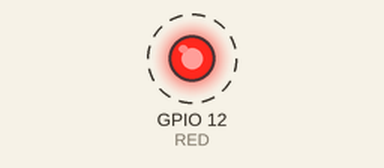
Recording of a program running on a simulated ESP32. Shown: output pins drawn as LEDs (lit = HIGH). Dashed ring = blinking. WiFi joins after 1.5 s; servers stay silent unless stated; what the program prints to the serial monitor is not drawn.

Above: at 1.7 s.
Timing chart, 0 to 4.5 s (numbered marks = the images above):
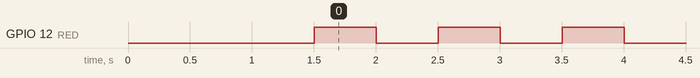

The program:

main.cpp
```cpp
#include <Arduino.h>
#include <HTTPClient.h>
#include <ArduinoJson.h>
#include <WiFi.h>


#define RED 12

TaskHandle_t RedLight = NULL;
TaskHandle_t delayy = NULL;
int the_delay = 500;
int time0 = 0;


const String baseUrl = "https://exceed-hardware-stamp465.koyeb.app";

int GET_Delay(){
    DynamicJsonDocument doc(2048);
    HTTPClient http;
    const String url=baseUrl+"/leddelay";
    http.begin(url);
    Serial.println("Getting Delay value");
    int delay=-1;
    int httpCode = http.GET();
    if (httpCode>=200&&httpCode<300) {
        String payload = http.getString();
        deserializeJson(doc, payload);
        delay = doc["value"];
    }
    return delay;
}
void Connect_Wifi(){
    WiFi.begin("OPPO_KUY", "oppopass");
    while (WiFi.status() != WL_CONNECTED) {
        delay(500);
        Serial.println("Connecting to WiFi..");
    }
    Serial.println("Connected to the WiFi network");
    Serial.println(WiFi.localIP());
}

void Blink_LED(void *param){
    while(1){
        digitalWrite(RED, 1);
        vTaskDelay(the_delay/portTICK_PERIOD_MS);
        digitalWrite(RED, 0);
        vTaskDelay(the_delay/portTICK_PERIOD_MS);
    }
}
void Task_delay(void *param){
    while(1){
        if(millis()-time0>5000){
            time0 = millis();
            the_delay = GET_Delay();
            Serial.println(the_delay);
        }
        vTaskDelay(10/portTICK_PERIOD_MS);
    }
}

void setup(){
    Serial.begin(115200);
    pinMode(RED, OUTPUT);
    Connect_Wifi();
    xTaskCreatePinnedToCore(Blink_LED, "task_LED", 1024*10, NULL, 1, &RedLight, 0);
    xTaskCreatePinnedToCore(Task_delay, "task_DELAY", 1024*10, NULL, 1, &delayy, 0);

}

void loop() {
  // put your main code here, to run repeatedly:
}
```

Measured:
- by itself, GPIO 12 (RED): alternates HIGH for 0.50 s and LOW for 0.50 s, 9 changes in all, then stays HIGH
